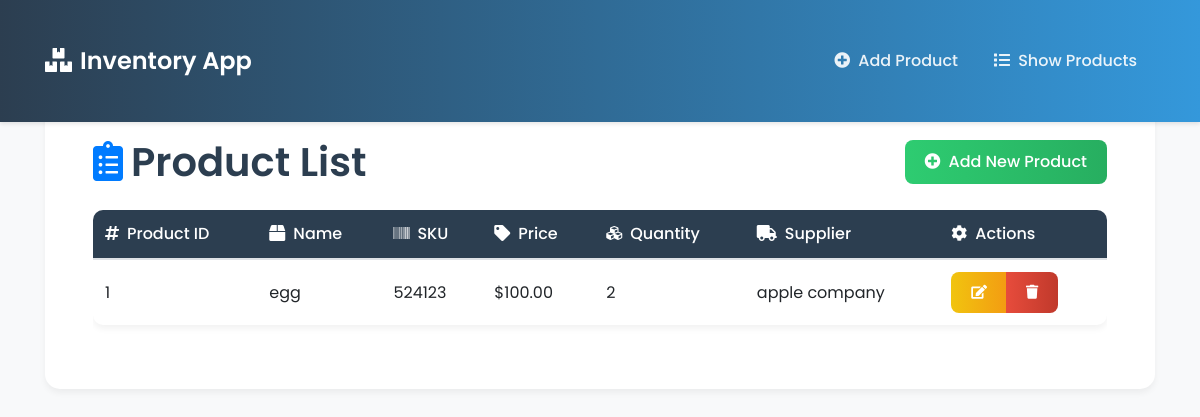
The page /list/ on the database as committed earlier.
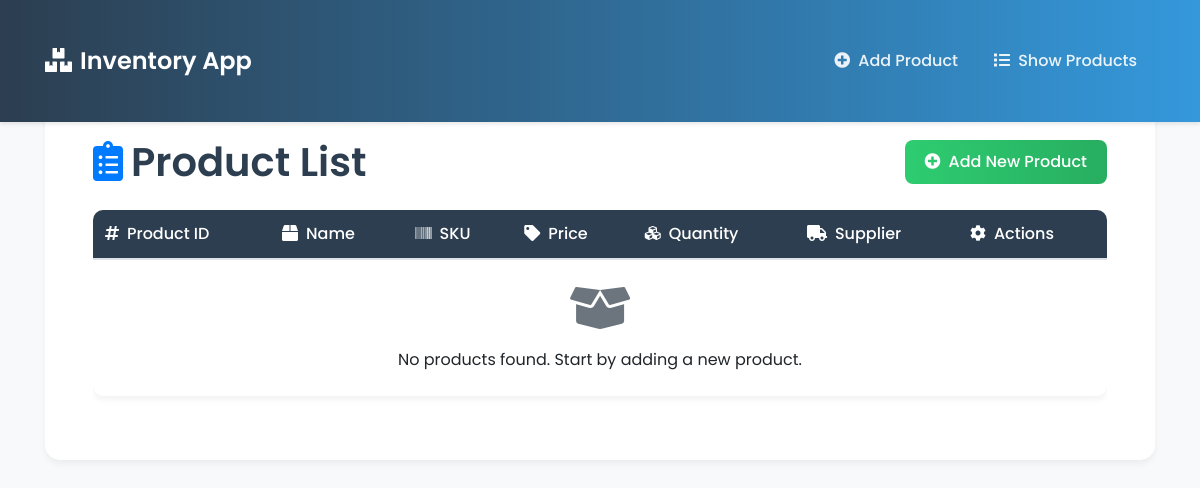
The same page on the database as committed later.
### invApp/models.py (models this page shows, shortened)
class Product(models.Model):
    product_id = models.AutoField(primary_key=True)
    name = models.CharField(max_length=200)
    sku = models.CharField(max_length=200, unique=True)
    price = models.DecimalField(max_digits=10, decimal_places=2)
    quantity = models.IntegerField()
    supplier = models.CharField(max_length=200)

### invApp/views.py (the view)
# urls.py: path('list/', views.product_list_view, name='product_list'),
def product_list_view(request):
    products = Product.objects.all()
    return render(request, 'invApp/product_list.html', {'products': products})

### invApp/templates/invApp/product_list.html (shortened to what this page needs)
{% extends "invApp/layout.html" %}
{% block content %}
<div class="jumbotron">
    <div class="d-flex justify-content-between align-items-center mb-4">
        <div>
            <h1 class="mb-0">
                <i class="fas fa-clipboard-list text-primary mr-2"></i>Product List
            </h1>
        </div>
        <div>
            <a href="{% url 'product_create' %}" class="btn btn-success">
                <i class="fas fa-plus-circle mr-2"></i>Add New Product
            </a>
        </div>
    </div>
    <div class="table-responsive">
        <table class="table table-hover">
            <thead>
                <tr>
                    <th><i class="fas fa-hashtag mr-2"></i>Product ID</th>
                    <th><i class="fas fa-box mr-2"></i>Name</th>
                    <th><i class="fas fa-barcode mr-2"></i>SKU</th>
                    <th><i class="fas fa-tag mr-2"></i>Price</th>
                    <th><i class="fas fa-cubes mr-2"></i>Quantity</th>
                    <th><i class="fas fa-truck mr-2"></i>Supplier</th>
                    <th><i class="fas fa-cog mr-2"></i>Actions</th>
                </tr>
            </thead>
            <tbody>
                {% for product in products %}
                    <tr>
                        <td>{{ product.product_id }}</td>
                        <td>{{ product.name }}</td>
                        <td>{{ product.sku }}</td>
                        <td>${{ product.price }}</td>
                        <td>{{ product.quantity }}</td>
                        <td>{{ product.supplier }}</td>
                        <td>
                            <div class="btn-group" role="group">
                                <a href="{% url 'product_update' product.product_id %}" class="btn btn-warning btn-sm" title="Edit">
                                    <i class="fas fa-edit"></i>
                                </a>
                                <a href="{% url 'product_delete' product.product_id %}" class="btn btn-danger btn-sm" title="Delete">
                                    <i class="fas fa-trash"></i>
                                </a>
                            </div>
                        </td>
                    </tr>
                {% empty %}
                    <tr>
                        <td colspan="7" class="text-center py-4">
                            <i class="fas fa-box-open fa-3x text-muted mb-3"></i>
                            <p class="mb-0">No products found. Start by adding a new product.</p>
                        </td>
                    </tr>
                {% endfor %}
            </tbody>
        </table>
    </div>
</div>
{% endblock %}

Rows that differ between the two databases and show on the page:
removed Product: product_id "1", name "egg", sku "524123", price "100.00", quantity "2", supplier "apple company"
Other text that changed with them:
text now shown: "No products found. Start by adding a new product."
